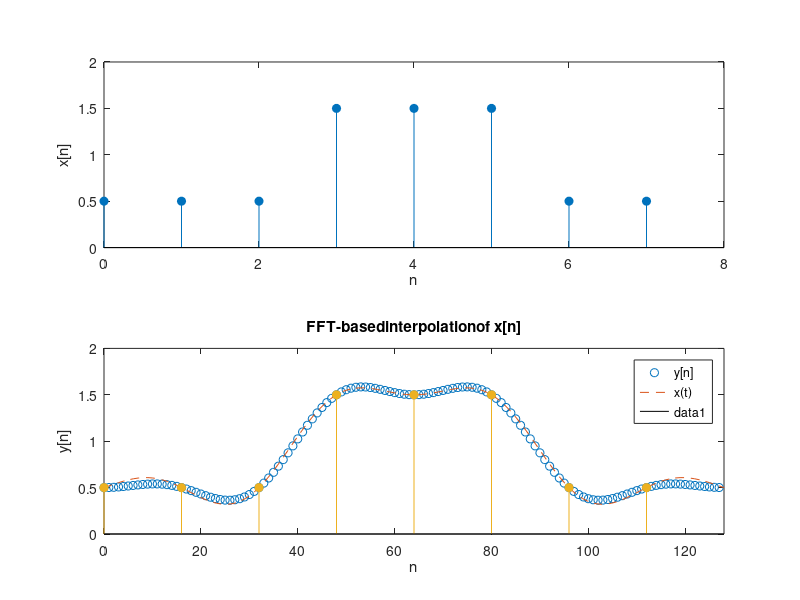

This figure's MATLAB source:
N = 8;
M = 128;

n=0:N-1;
x = 0.5 + (n > N/4 & n < 3*N/4);

figure(1)

subplot(211)
stem(n,x, 'filled')
xlabel 'n',
ylabel 'x[n]'
axis([0 N 0 2])

X = N * fft(x, N);

middle= X(N/2+1)/2;

Y = (M/N) * [X(1:N/2) middle zeros(1, M-length(X)-1) middle X(N/2+2:end)];

y = 1/(N) * ifft(Y, M);


t = linspace(0, N, M);

xt = 0.5 + sinc(t-3)+ sinc(t-4)+ sinc(t-5);


subplot(212)

plot(0:length(y)-1,y, 'o', t*(M/N), xt, '--')

legend('y[n]','x(t)')
xlabel 'n',
ylabel 'y[n]'
axis([0 M 0 2])
title 'FFT-basedinterpolationof x[n]'


hold on
stem(n*(M/N), x, 'filled')
hold off